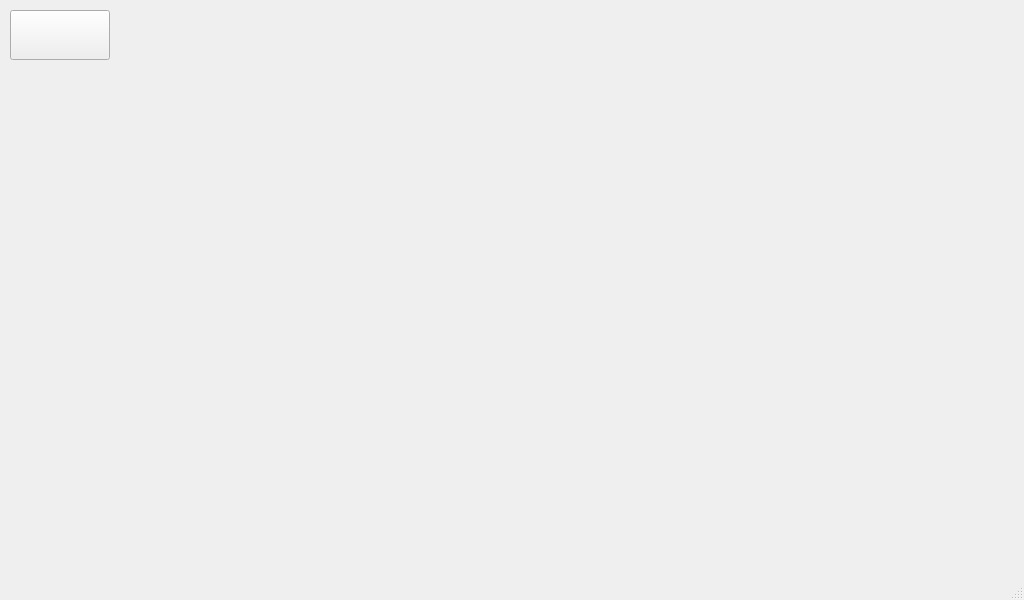
<?xml version="1.0" encoding="UTF-8"?>
<ui version="4.0">
 <class>MainWindow</class>
 <widget class="QMainWindow" name="MainWindow">
  <property name="geometry">
   <rect>
    <x>0</x>
    <y>0</y>
    <width>1024</width>
    <height>600</height>
   </rect>
  </property>
  <property name="cursor">
   <cursorShape>BlankCursor</cursorShape>
  </property>
  <property name="windowTitle">
   <string>MainWindow</string>
  </property>
  <widget class="QWidget" name="centralwidget">
   <widget class="QPushButton" name="q_btn_home">
    <property name="geometry">
     <rect>
      <x>10</x>
      <y>10</y>
      <width>100</width>
      <height>50</height>
     </rect>
    </property>
    <property name="cursor">
     <cursorShape>ArrowCursor</cursorShape>
    </property>
    <property name="styleSheet">
     <string notr="true">border-image: url(:/img_btn/img_home.jpg);</string>
    </property>
    <property name="text">
     <string/>
    </property>
   </widget>
   <widget class="QLabel" name="q_lb_stop">
    <property name="geometry">
     <rect>
      <x>0</x>
      <y>0</y>
      <width>1024</width>
      <height>600</height>
     </rect>
    </property>
    <property name="cursor">
     <cursorShape>ArrowCursor</cursorShape>
    </property>
    <property name="text">
     <string/>
    </property>
    <property name="alignment">
     <set>Qt::AlignCenter</set>
    </property>
   </widget>
   <zorder>q_lb_stop</zorder>
   <zorder>q_btn_home</zorder>
  </widget>
  <widget class="QMenuBar" name="menubar">
   <property name="geometry">
    <rect>
     <x>0</x>
     <y>0</y>
     <width>1024</width>
     <height>21</height>
    </rect>
   </property>
  </widget>
  <widget class="QStatusBar" name="statusbar"/>
 </widget>
 <resources>
  <include location="resource.qrc"/>
 </resources>
 <connections/>
</ui>
